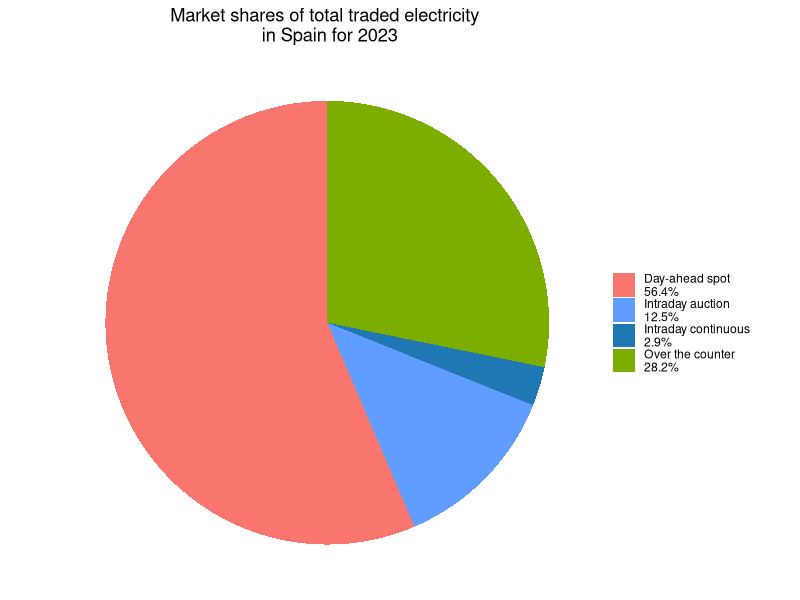

R code for this plot:
library(ggplot2)

# Créer les données
market_data <- data.frame(
  Market = c("Day-ahead spot", 
             "Over the counter", 
             "Intraday auction", 
             "Intraday continuous"),
  Volume_TWh = c(158, 79, 35, 8)
)

# Calculer les pourcentages
market_data$Percentage <- round(market_data$Volume_TWh / sum(market_data$Volume_TWh) * 100, 1)

# Étiquettes avec noms et pourcentages
market_data$Label <- paste0(market_data$Market, "\n", market_data$Percentage, "%")

# Couleurs personnalisées : tons bleus pour intraday
custom_colors <- c(
  "Day-ahead spot\n56.4%"     = "#F8766D",  # rouge-orangé
  "Over the counter\n28.2%"   = "#7CAE00",  # vert
  "Intraday auction\n12.5%"   = "#619CFF",  # bleu clair
  "Intraday continuous\n2.9%" = "#1F78B4"   # bleu foncé
)

# Tracer le camembert
ggplot(market_data, aes(x = "", y = Volume_TWh, fill = Label)) +
  geom_bar(stat = "identity", width = 1) +
  coord_polar(theta = "y") +
  scale_fill_manual(values = custom_colors) +
  theme_void() +
  labs(title = "Market shares of total traded electricity \n in Spain for 2023") +
  theme(
    legend.title = element_blank(),
    plot.title = element_text(hjust = 0.5)
  )
